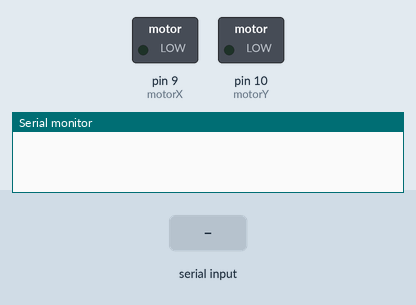
This sketch was run on a simulated Arduino Uno, built with avr-gcc and run on an emulated ATmega328P. Shown: switched loads named in the sketch (green lamp = pin HIGH), the last lines printed to the serial monitor. Inputs (shaded band) come from the test bench.

Above: at 1.2 s.
1.3 s: "1" received over Serial
At 2.6 s:
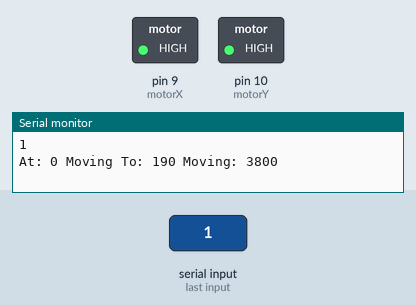
Timing chart, 0 to 4.3 s (numbered marks = the images above; inputs shaded):
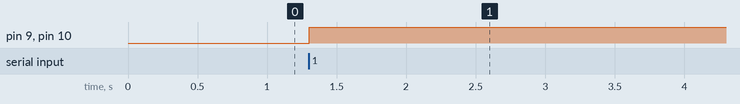

Measured:
- after the input at 1.3 s, pin 9 (motorX), pin 10 (motorY): LOW → HIGH at once

The sketch:

ouijaBoard.ino
```cpp
// Harris Christiansen (HarrisChristiansen.com)
// 2014-10-31
// For YHack - Ouija Board

int motorX = 9;
int motorY = 10;

int x = 0, y = 0;

char runningQue[40];
char inChar=-1;
byte index = 0;

int motorSpeed = 50;

int coordinatesTable[40][3] = {
                200,50,'a', 250,200,'b', 300,200,'c', 350,200,'d', 400,200,'e', 450,200,'f', 500,200,'g', 550,200,'h',
  150,400,'i', 190,400,'j', 225,400,'k', 275,400,'l', 325,400,'m', 375,400,'n', 425,400,'o', 475,400,'p', 525,400,'q', 575,400,'r',
                200,600,'s', 250,600,'t', 300,600,'u', 350,600,'v', 400,600,'w', 450,600,'x', 500,600,'y', 550,600,'z',
  150,800,'0', 190,800,'1', 225,800,'2', 275,800,'3', 325,800,'4', 375,800,'5', 425,800,'6', 475,800,'7', 525,800,'8', 575,800,'9',
  150,50,'+',//Yo
  350,50,'&',//End of Sent
  0,0,'!',//Unused
  0,0,'.'//SPACE
};

void setup() {
  Serial.begin(57600);
  runningQue[0] = '\0';
}

void loop() {
  delay(20);
  readSerial();
  while(runningQue[0] != '\0') {
    printArray();
    goTo();
    delay(300);
  }
}

void readSerial() {
  while(Serial.available() > 0) {
    if(index < 39) {
      inChar = Serial.read();
      runningQue[index] = inChar;
      index++;
      runningQue[index] = '\0';
    }
  }
  index = 0;
}

void printArray() {
  Serial.println(runningQue);
}

void goTo() {
  int nextPos = getNextPos();
  if(nextPos>39 || nextPos<0) { return; }
  if(nextPos == 39) { delay(1000); return; }

  Serial.print("At: ");
  Serial.print(x);
  Serial.print(" Moving To: ");
  Serial.print(coordinatesTable[nextPos][0]);

  // Determine Time In Each Direction
  int xMoveTime = 1000*(abs(x-coordinatesTable[nextPos][0])/(float)motorSpeed);
  int yMoveTime = 1000*(abs(y-coordinatesTable[nextPos][1])/(float)motorSpeed);
  Serial.print(" Moving: ");
  Serial.println(xMoveTime);

  // Set Movement In Direction
  analogWrite(motorX, (x<coordinatesTable[nextPos][0]) ? 5600 : 5528);
  analogWrite(motorY, (y<coordinatesTable[nextPos][1]) ? 5528 : 5600);

  // Stop Movement In First Direction
  delay((xMoveTime<yMoveTime)?xMoveTime:yMoveTime);

  if(xMoveTime<yMoveTime) { // Stop X Motor
    analogWrite(motorX, 1535);
    delay(yMoveTime-xMoveTime);
  } else { // Stop Y Motor
    analogWrite(motorY, 1535);
    delay(xMoveTime-yMoveTime);
  }

  // Stop Movement In Second Direction
  analogWrite(motorX, 1535);
  analogWrite(motorY, 1535);

  // Update X and Y Position
  x = coordinatesTable[nextPos][0];
  y = coordinatesTable[nextPos][1];
}

char getNextPos() {
  char returnChar = runningQue[0];
  for(int i = 0; i < 39; i++) {
    runningQue[i] = runningQue[i+1];
  }

  for(int i = 0; i <= 39; i++) {
    if(returnChar == (char)coordinatesTable[i][2]) {
      return i;
    }
  }

  return -1; // Char Not Found
}
```
